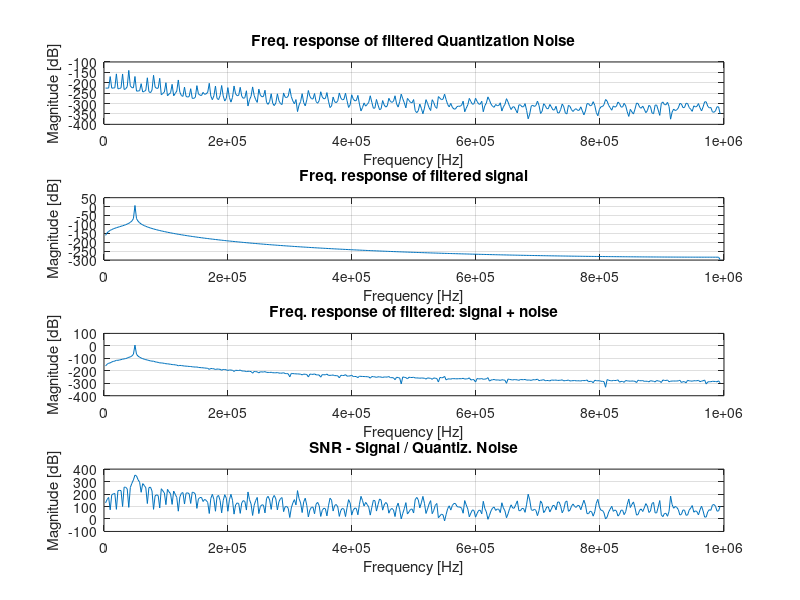
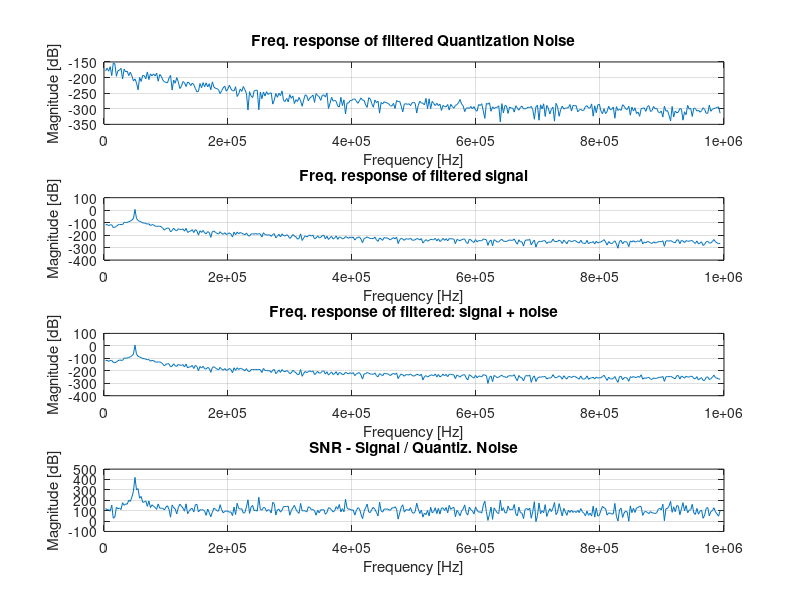

Recreate these plots in MATLAB, in order.
% SCRIPT - Output quantization error of a digital processing process %

% BRIEFING %
% This script analyzes how Quantization Noise caused by sampling a   % 
% periodic analog signal behaves when processed by a digital filter  %

% ----------Config ADC---------- % 
Nbits = 12;
Vref = 3.3;
LSB = Vref/(2^Nbits);

% ----------Signals to be sampled---------- %
f1 = 50*10^3 ;  % Signal freq of 50kHz
Vcc1 = 1.65;  
A1 = 0.1;   % Amplitude
y1 = @(t) Vcc1 + A1*sin(2*pi*f1*t) ;    % Sinusoidal signal example 

% ----------Sampling interval---------- %
fs = 1.99*10^6 ; % Sampling freq of 1MHz
t1 = 0 ;
Np = 20 ;
t2 = Np/f1 ;  % Sampling Np periods of y1
Ts = 1/fs ;
t = [t1:Ts:t2];

% ----------Sampled signal---------- %
Y = y1(t);
L = length(Y);             % Length of signal

% ----------Signal + random noise (Dithering)---------- %
Nd = 6;                             % N-bit dithering
Y_dith = Y + rand(1,L)*Nd*LSB;      % N-LSB random noise

% ----------Quantized signal---------- %
partition = 0+LSB/2:LSB/2:Vref;     % Under this intervals, the signal is quantized
codebook = 0:LSB/2:Vref;            % rounding down (floor)
[ind,qY] = quantiz(Y,partition,codebook);  % Obtention of quantized signal (qY)
[ind2,qY_dith] = quantiz(Y_dith,partition,codebook);  % Obtention of quantized(signal+noise)

% ----------Quantization error sequence---------- %
EqY = Y - qY;  % Discrete sequence: quantiz. error
EqY_dith = Y_dith - qY_dith;  % Discrete sequence: quantiz. error with dithering

% ----------Single-Sided Amplitude Spectrum of EqY---------- %
Eq1f = fft(EqY);
P2 = abs(Eq1f/L);
P1 = P2(1:L/2+1);
P1(2:end-1) = 2*P1(2:end-1);
f1 = fs*(0:(L/2))/L;

% ----------Single-Sided Amplitude Spectrum of EqYdith---------- %
Eq1f_dith = fft(EqY_dith);
P2_dith = abs(Eq1f_dith/L);
P1_dith = P2_dith(1:L/2+1);
P1_dith(2:end-1) = 2*P1_dith(2:end-1);

% ----------Single-Sided Amplitude Spectrum of Y---------- %
Yf = fft(Y);
Py2 = abs(Yf/L);
Py1 = Py2(1:L/2+1);
Py1(2:end-1) = 2*Py1(2:end-1);

% ----------Single-Sided Amplitude Spectrum of Y_dith---------- %
Yf_dith = fft(Y_dith);
Py2_dith = abs(Yf_dith/L);
Py1_dith = Py2_dith(1:L/2+1);
Py1_dith(2:end-1) = 2*Py1_dith(2:end-1);

% ----------Single-Sided Amplitude Spectrum of qY---------- %
Yqf = fft(qY);
Pyq2 = abs(Yqf/L);
Pyq1 = Pyq2(1:L/2+1);
Pyq1(2:end-1) = 2*Pyq1(2:end-1);

% ----------Single-Sided Amplitude Spectrum of qY_dith---------- %
Yqf_dith = fft(qY_dith);
Pyq2_dith = abs(Yqf_dith/L);
Pyq1_dith = Pyq2_dith(1:L/2+1);
Pyq1_dith(2:end-1) = 2*Pyq1_dith(2:end-1);

% ---------- N-th order IIR filter -> N cascaded single pole IIR ---------- %
ALPHA = 0.2;
N=3;
a = [1];
for i = 1:N
    aux = [1 -(1-ALPHA)];
    a = conv(a,aux);
end

h1 = freqz(ALPHA,a,f1,fs);

% ---------- Plotting ---------- %
figure(1)
P1_dB = 20*log(h1.*P1);
subplot(4,1,1)
plot(f1(2:end),P1_dB(2:end))
title('Freq. response of filtered Quantization Noise')
xlabel('Frequency [Hz]')
ylabel('Magnitude [dB]')
grid

Py1_dB = 20*log(h1.*Py1);
subplot(4,1,2)
plot(f1(2:end),Py1_dB(2:end))
%ylim([-100 inf])
title('Freq. response of filtered signal')
xlabel('Frequency [Hz]')
ylabel('Magnitude [dB]')
grid

Pyq1_dB = 20*log(h1.*Pyq1);
subplot(4,1,3)
plot(f1(2:end),Pyq1_dB(2:end))
%ylim([-100 inf])
title('Freq. response of filtered: signal + noise')
xlabel('Frequency [Hz]')
ylabel('Magnitude [dB]')
grid

SNR_dB = Py1_dB - P1_dB;
subplot(4,1,4)
plot(f1(2:end),2*(SNR_dB(2:end)))
%ylim([-60 inf])
title('SNR - Signal / Quantiz. Noise')
xlabel('Frequency [Hz]')
ylabel('Magnitude [dB]')
grid

% Analysis with Dithering %
figure(2)
P1_dB_dith = 20*log(h1.*P1_dith);
subplot(4,1,1)
plot(f1(2:end),P1_dB_dith(2:end))
title('Freq. response of filtered Quantization Noise')
xlabel('Frequency [Hz]')
ylabel('Magnitude [dB]')
grid

Py1_dB_dith = 20*log(h1.*Py1_dith);
subplot(4,1,2)
plot(f1(2:end),Py1_dB_dith(2:end))
%ylim([-100 inf])
title('Freq. response of filtered signal')
xlabel('Frequency [Hz]')
ylabel('Magnitude [dB]')
grid

Pyq1_dB_dith = 20*log(h1.*Pyq1_dith);
subplot(4,1,3)
plot(f1(2:end),Pyq1_dB_dith(2:end))
%ylim([-100 inf])
title('Freq. response of filtered: signal + noise')
xlabel('Frequency [Hz]')
ylabel('Magnitude [dB]')
grid

SNR_dB_dith = Py1_dB_dith - P1_dB_dith;
subplot(4,1,4)
plot(f1(2:end),2*(SNR_dB_dith(2:end)))
%ylim([-60 inf])
title('SNR - Signal / Quantiz. Noise')
xlabel('Frequency [Hz]')
ylabel('Magnitude [dB]')
grid